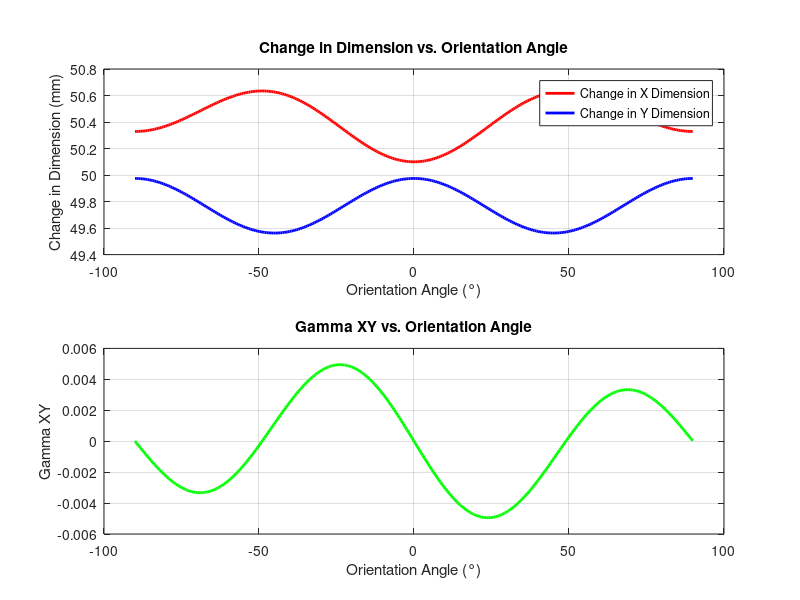
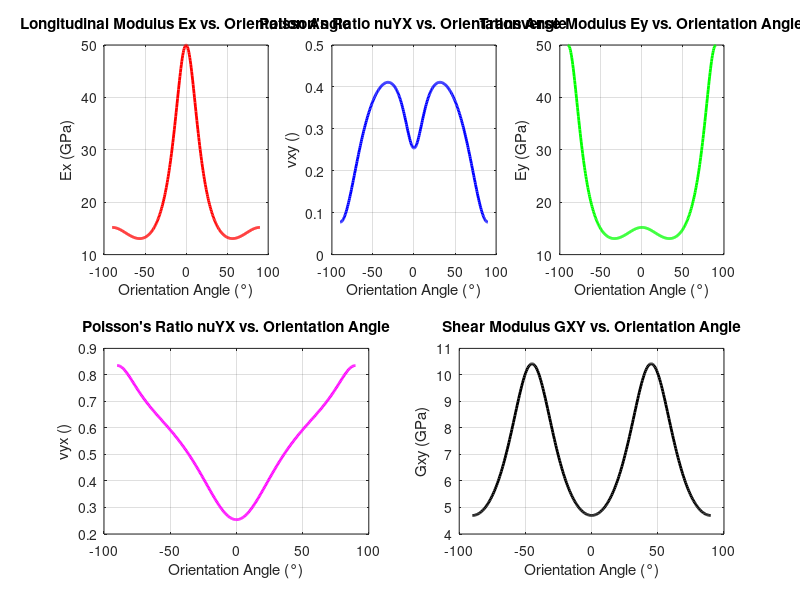

These figures' MATLAB source, in order:
% %%                               AF 5                                    %%
clc

fprintf('\n');
disp('Materiales Compuestos 2')
disp('Actividad Fundamental 6');
disp('Jesus Antonio Ramirez Alpizar - 2077851');
disp('Fecha: 9 / Septiembre / 2024');
fprintf('\n');    

disp('Universidad Autonoma de Nuevo Leon');
disp('Facultad de Ingenieria Mecanica y Electrica');
disp('Instructor: Israel De Santiago Talavera')
disp('Ciclo: Ago-Dic 2024');
disp('Grupo: 001');
disp('Horario: Viernes V4 - V6');
fprintf('\n\n\n');
disp('---------------------------------------------------');
fprintf('\n\n\n');

close all

%% Problem 1 %%
% Consider a plane element of size 50mm × 50mm made of glass-reinforced 
% polymer composite material whose elastic constants are below. 
% The element is subjected to a tensile stress sigma = 100MPa in the x-direction. 
% Use MATLAB to calculate the strains and the deformed dimensions of the 
% element in the following three cases:
l = 50E-03;    % Initial length (m)
sigmaX = 100E06; % Stress in the x-direction (Pa)
sigma = [sigmaX; 0; 0]; % Stress tensor (Pa)
% (a) the fibers are aligned along the x-axis.
thetaA = 0; % Orientation angle θ (°)
% (b) the fibers are inclined to the x-axis with an orientation angle theta = 45◦.
thetaB = 45; % Orientation angle 45 (°)
% (c) the fibers are inclined to the x-axis with an orientation angle theta = −45◦
thetaC = -45; % Orientation angle -45 (°)

thetaDeg = [thetaA, thetaB, thetaC];  % Orientation angles (°)
theta = deg2rad(thetaDeg);            % Orientation angles (°)

% Material characteristics
E1 = 50.0E09;  % Longitudinal modulus E1 (Pa)
E2 = 15.2E09;  % Transverse modulus E2 (Pa)
E3 = E2;       % Transverse modulus E3 (Pa)
nu23 = 0.428;  % Poisson's ratio nu23
nu12 = 0.254;  % Poisson's ratio nu12
nu13 = nu12;   % Poisson's ratio nu13
G23 = 3.28E09; % Shear modulus G23 (Pa)
G12 = 4.70E09; % Shear modulus G12 (Pa)
G13 = G12;     % Shear modulus G13 (Pa)

% % Alternative charachteristics
% E1 = 155.0E09;  % Longitudinal modulus E1 (Pa)
% E2 = 12.1E09;  % Transverse modulus E2 (Pa)
% E3 = E2;       % Transverse modulus E3 (Pa)
% nu23 = 0.458;  % Poisson's ratio nu23
% nu12 = 0.248;  % Poisson's ratio nu12
% nu13 = nu12;   % Poisson's ratio nu13
% G23 = 3.20E09; % Shear modulus G23 (Pa)
% G12 = 4.40E09; % Shear modulus G12 (Pa)
% G13 = G12;     % Shear modulus G13 (Pa)

nu21 = E2 / E1 * nu12; % Poisson's ratio nu21

% Calculate the reduced compliance matrix
S = [1/E1     -nu12/E1  0; ...
    -nu12/E1  1/E2      0; ...
    0         0         1/G12]; % Compliance matrix (1/Pa)

m = cos(theta); % Sine of the orientation angle
n = sin(theta); % Cosine of the orientation angle

epsilon = zeros(3,length(theta)); % Strain tensor (Pa) 

for i = 1:length(theta)
    T = [m(i).^2,   n(i).^2,  2.*m(i).*n(i); 
          n(i).^2,   m(i).^2,  -2.*m(i).*n(i); 
          -m(i).*n(i),  m(i).*n(i),   m(i).^2-n(i).^2]; % Transformation matrix

    S1 = T \ (S * T); % Transformed compliance matrix (1/Pa)
    epsiloni = S1*sigma; % Strain tensor (Pa)
    epsilon(:, i) = epsiloni; % Strain tensor (Pa)
end

% Calculate the changes in the 50-mm dimensions of the element
deltaX = zeros(1,length(theta));
deltaY = zeros(1,length(theta));
deltaX(1, :) = (epsilon(1, :) * l + l) * 1e03; % Change in the x dimension (mm)
deltaY(2, :) = (epsilon(2, :) * l + l) * 1e03; % Change in the y dimension (mm)

disp('AF6 - Problem 1')
disp('Results:');
if length(theta) <= 6
    msg = cell(1, length(theta) * 5);
    msg{1} = sprintf('AF6 - Problem 1\n\n');
    for i = 1:length(theta)
        disp(['For the orientation angle of ', num2str(thetaDeg(i), '%.1f'), ' degrees:']);
        disp(['The change in the x dimension of the element is ', num2str(deltaX(1, i), '%.4f'), ' mm.']);
        disp(['The change in the y dimension of the element is ', num2str(deltaY(2, i), '%.4f'), ' mm.']);
        disp(['The Gamma XY for the element is ', num2str(epsilon(3, i), '%.4f')]);
        fprintf('\n\n');
    
        msg{5 * (i - 1) + 2} = sprintf('For the orientation angle of %.1f degrees:', thetaDeg(i));
        msg{5 * (i - 1) + 3} = sprintf('\nThe change in the x dimension of the element is %.4f mm.', deltaX(1, i));
        msg{5 * (i - 1) + 4} = sprintf('\nThe change in the y dimension of the element is %.4f mm.', deltaY(2, i));
        msg{5 * (i - 1) + 5} = sprintf('\nThe Gamma XY for the element is %.4f\n\n', epsilon(3, i));
    end
    msgbox(msg, 'AF6 - Problem 1');
else
    disp('Results plotted');
    % Removed for a shorter code
end

%% Problem 2 %%
% Consider a glass-reinforced  polymer composite lamina with the elastic 
% constants as given in Problem 2.7. Use MATLAB to plot the values of the 
% five elastic constants Ex, vxy, Ey, νyx, and Gxy as a function of the 
% orientation angle theta in the range −pi/2 ≤ θ ≤ pi/2.

% Orientation angle (rad)
theta = -pi/2:0.01:pi/2;
thetaDeg = rad2deg(theta);

% Calculate the reduced compliance matrix
S = [1/E1     -nu12/E1  0; ...
    -nu12/E1  1/E2      0; ...
    0         0         1/G12]; % Compliance matrix (1/Pa)

m = cos(theta); % Sine of the orientation angle
n = sin(theta); % Cosine of the orientation angle

epsilon = zeros(3,length(theta)); % Strain tensor (Pa) 
S0 = zeros(3,3); % Transformed compliance matrix (1/Pa)
% S1 = zeros(1,length(theta)); % S11
% S2 = zeros(1,length(theta)); % S12
% S3 = zeros(1,length(theta)); % S13
% S4 = zeros(1,length(theta)); % S21
% S5 = zeros(1,length(theta)); % S22
% S6 = zeros(1,length(theta)); % S23
% S7 = zeros(1,length(theta)); % S31
% S8 = zeros(1,length(theta)); % S32
% S9 = zeros(1,length(theta)); % S33

for i = 1:length(theta)
    T = [m(i).^2,   n(i).^2,  2.*m(i).*n(i); 
          n(i).^2,   m(i).^2,  -2.*m(i).*n(i); 
          -m(i).*n(i),  m(i).*n(i),   m(i).^2-n(i).^2]; % Transformation matrix

    S0 = T \ (S * T); % Transformed compliance matrix (1/Pa)
    epsiloni = S0*sigma; % Strain tensor (Pa)
    epsilon(:, i) = epsiloni; % Strain tensor (Pa)

    % % Store the values of the compliance matrix
    % S1(i) = S0(1, 1) * 1E09; % 
    % S2(i) = S0(1, 2) * 1E09; % 
    % S3(i) = S0(1, 3) * 1E09; % 
    % S4(i) = S0(2, 1) * 1E09; % 
    % S5(i) = S0(2, 2) * 1E09; % 
    % S6(i) = S0(2, 3) * 1E09; % 
    % S7(i) = S0(3, 1) * 1E09; % 
    % S8(i) = S0(3, 2) * 1E09; %
    % S9(i) = S0(3, 3) * 1E09; % 
end
% SMatrix = [S1; S2; S3; S4; S5; S6; S7; S8; S9];

% Calculate the elastic constants
Ex = E1 ./ (m.^4 + (E1 ./ G12 - 2.*nu12) .* n.^2.*m.^2 + E1./E2 .* n.^4);                       % Longitudinal modulus Ex (Pa)
vxy = nu12 .* (n.^4 + m.^4) - (1 + E1./E2 - E1./G12) .* n.^2.*m.^2;                             % Poisson's ratio nuXY
vxy = vxy ./ (m.^4 + (E1 ./ G12 - 2.*nu12) .* n.^2.*m.^2 + E1./E2 .* n.^2);                     % Poisson's ratio nuXY
Ey = E2 ./ (m.^4 + (E2 ./ G12 - 2.*nu21) .* n.^2.*m.^2 + E2./E1 .* n.^4);                       % Transverse modulus Ey (Pa)
vyx = nu12 .* (n.^4 + m.^4) - (1 + E2/E1 - E2/G12) .* n.^2.*m.^2;                               % Poisson's ratio nuYX
vyx = vyx ./ (m.^4 + (E2/G12 - 2*nu12) .* n.^2.*m.^2 + (E2./E1).* n.^2);                        % Poisson's ratio nuYX
Gxy = G12 ./ (n.^4 + m.^4 + 2.*((1 + 2.*nu12).*2.*G12 ./ E1 + 2.*G12./E2 - 1) .* n.^2.*m.^2);   % Shear modulus GXY (Pa)
elasticConstants = [Ex./1E09; vxy; Ey./1E09; vyx; Gxy./1E09];
elasticConstantsStr = {'Ex', 'vxy', 'Ey', 'vyx', 'Gxy'};
elasticConstantsUnits = {'GPa', '', 'GPa', '', 'GPa'};
elasticConstantsColors = {'r', 'b', 'g', 'm', 'k'};
elasticConstantsDescription = {'Longitudinal Modulus Ex', 'Poisson''s Ratio nuYX', 'Transverse Modulus Ey', 'Poisson''s Ratio nuYX', 'Shear Modulus GXY'};

% Calculate the changes in the 50-mm dimensions of the element
deltaX = zeros(1,length(theta));
deltaY = zeros(1,length(theta));
deltaX(1, :) = (epsilon(1, :) * l + l) * 1e03; % Change in the x dimension (mm)
deltaY(2, :) = (epsilon(2, :) * l + l) * 1e03; % Change in the y dimension (mm)

disp('AF6 - Problem 2')
disp('Results:');
if length(theta) <= 6
    msg = cell(1, length(theta) * 5);
    msg{1} = sprintf('AF6 - Problem 2\n\n');
    for i = 1:length(theta)
        disp(['For the orientation angle of ', num2str(thetaDeg(i), '%.1f'), ' degrees:']);
        disp(['The change in the x dimension of the element is ', num2str(deltaX(1, i), '%.4f'), ' mm.']);
        disp(['The change in the y dimension of the element is ', num2str(deltaY(2, i), '%.4f'), ' mm.']);
        disp(['The Gamma XY for the element is ', num2str(epsilon(3, i), '%.4f')]);
        fprintf('\n\n');
    
        msg{5 * (i - 1) + 2} = sprintf('For the orientation angle of %.1f degrees:', thetaDeg(i));
        msg{5 * (i - 1) + 3} = sprintf('\nThe change in the x dimension of the element is %.4f mm.', deltaX(1, i));
        msg{5 * (i - 1) + 4} = sprintf('\nThe change in the y dimension of the element is %.4f mm.', deltaY(2, i));
        msg{5 * (i - 1) + 5} = sprintf('\nThe Gamma XY for the element is %.4f\n\n', epsilon(3, i));
    end
    msgbox(msg, 'AF6 - Problem 1');
else
    disp('Results plotted');

    % Plot changes in direction in function of angle
    figure('Name', 'Change in Dimension vs. Orientation Angle')
    set(gcf, 'Position', get(0, 'Screensize'));
    subplot(2, 1, 1)
    plot(thetaDeg, deltaX(1, :), 'r', 'LineWidth', 2);
    hold on
    plot(thetaDeg, deltaY(2, :), 'b', 'LineWidth', 2);
    xlabel('Orientation Angle (°)');
    ylabel('Change in Dimension (mm)');
    title('Change in Dimension vs. Orientation Angle');
    legend('Change in X Dimension', 'Change in Y Dimension');
    grid on

    % Plot Gamma XY in function of angle
    subplot(2, 1, 2)
    plot(thetaDeg, epsilon(3, :), 'g', 'LineWidth', 2);
    xlabel('Orientation Angle (°)');
    ylabel('Gamma XY');
    title('Gamma XY vs. Orientation Angle');
    grid on

    % Plot the elastic constants
    figure('Name', 'Elastic Constants')
    set(gcf, 'Position', get(0, 'Screensize'));
    for i = 1:5
        if i > 3
            subplot(2, 2, i-1)
        else
            subplot(2, 3, i)
        end
        plot(thetaDeg, elasticConstants(i, :), elasticConstantsColors{i}, 'LineWidth', 2);
        xlabel('Orientation Angle (°)');
        ylabel([elasticConstantsStr{i}, ' (', elasticConstantsUnits{i}, ')']);
        title([elasticConstantsDescription{i}, ' vs. Orientation Angle']);
        grid on
    end
    % 
    % figure('Name', 'Compliance Matrix')
    % set(gcf, 'Position', get(0, 'Screensize'));
    % for i = 1:9
    %     subplot(3, 3, i)
    %     plot(thetaDeg, SMatrix(i, :), 'LineWidth', 2, 'Color', 'b');
    %     xlabel('Orientation Angle (°)');
    %     ylabel(['S_', num2str(i)]);
    %     title(['S_', num2str(i), ' vs. Orientation Angle']);
    %     grid on
    % end
    % 
    % figure('Name', 'Inverse of Compliance Matrix')
    % set(gcf, 'Position', get(0, 'Screensize'));
    % for i = 1:9
    %     subplot(3, 3, i)
    %     plot(thetaDeg, 1./SMatrix(i, :), 'LineWidth', 2, 'Color', 'r');
    %     xlabel('Orientation Angle (°)');
    %     ylabel(['1/S_', num2str(i)]);
    %     title(['1/S_', num2str(i), ' vs. Orientation Angle']);
    %     grid on
    % end
end
